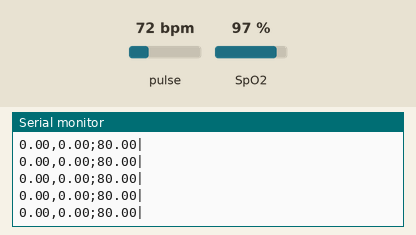
A sketch run on a simulated Arduino Uno, built with avr-gcc and run on an emulated ATmega328P. Shown: the last lines printed to the serial monitor. Inputs (shaded band) come from the test bench; at power-on: pulse 72 bpm, SpO2 97 %.

Above: at 1.2 s.
1.3 s: pulse set to 42 bpm
5.7 s: SpO2 set to 80 %
At 6.5 s:
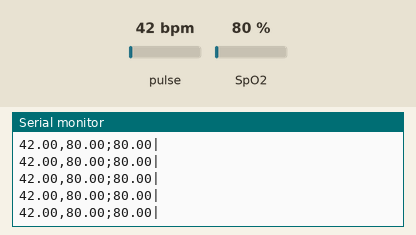
10.1 s: pulse set to 70 bpm
At 10.6 s:
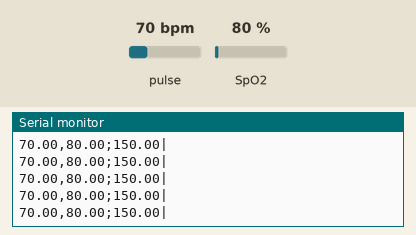
18.9 s: pulse set to 100 bpm
At 19.4 s:
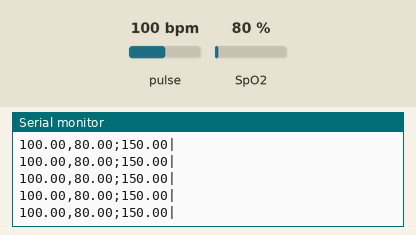
23.3 s: SpO2 set to 100 %
At 24.4 s:
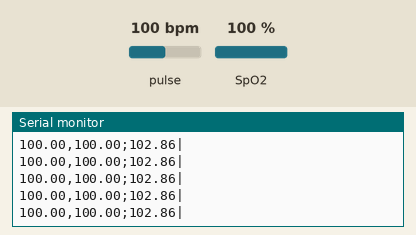
27.7 s: pulse set to 130 bpm
At 28.7 s:
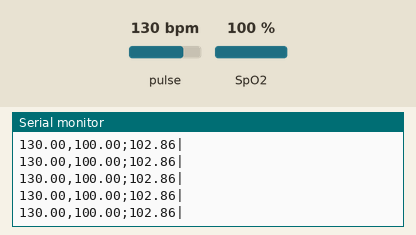
Timing chart, 0 to 30.7 s (numbered marks = the images above; inputs shaded):
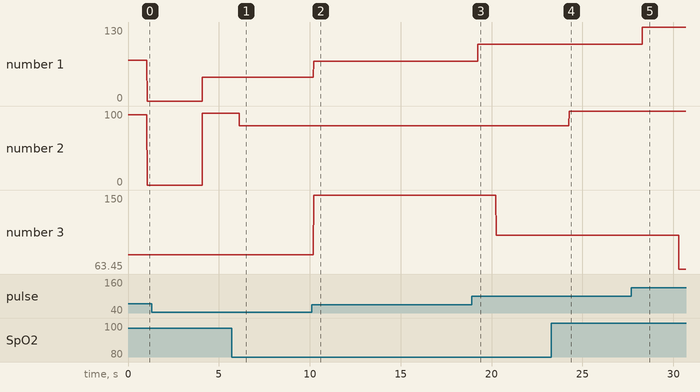

The sketch:

Nano_transmitter.ino
```cpp
//scientist BENIELS LAB
/* CREATED BY: HOW TO ELECTRONICS | MODIFIED BY: SCIENTIST BENIELS  LAB */

// #include <LiquidCrystal_I2C.h>
#include <Wire.h>
#include "MAX30100_PulseOximeter.h"
#include <SoftwareSerial.h>

// Define RX and TX pins
#define RX 10  // Pin 10 as RX
#define TX 11  // Pin 11 as TX

// Create a SoftwareSerial object
SoftwareSerial mySerial(RX, TX); // RX, TX

#define REPORTING_PERIOD_MS     1000
String data;

PulseOximeter pox;
uint32_t tsLastReport = 0;
float bpm=72.0;
float spo2=95.0;
float hrv=80.00;
float gap=1000.0;
float intervals[10]={0};
int intervalindex = 0;
void onBeatDetected()
{

  // Serial.println("Beat!!!");

}

void setup()
{
  Serial.begin(9600);
  mySerial.begin(9600);
  if (!pox.begin()) {
    // Serial.println("FAILED");
    for (;;);
  } else {
    // Serial.println("SUCCESS");
  }
  pox.setIRLedCurrent(MAX30100_LED_CURR_7_6MA);

  pox.setOnBeatDetectedCallback(onBeatDetected);
}

void loop()
{
  pox.update();
  if (millis() - tsLastReport > REPORTING_PERIOD_MS) {

    bpm=pox.getHeartRate();
    spo2=pox.getSpO2();
    if(bpm!=0) gap=60000/bpm;

    intervals[intervalindex]= gap;
    intervalindex = int((intervalindex + 1) % 10);

    if (intervalindex == 0) {
      hrv = calculateHRV();
      if(hrv > 200)
          hrv=150.00;
    }
    tsLastReport = millis();
  }
    Serial.print(bpm);
    Serial.print(",");
    Serial.print(spo2);
    Serial.print(";");
    Serial.print(hrv);
    Serial.println("|");

    // if (Serial.available() > 0) {
    // // Read the incoming data
    // data = Serial.readStringUntil('\n');
    // }
    // if(data[0]=='0')
    //   mySerial.print("Stable");
    // if(data[0]=='1')
    //   mySerial.print("Person in motion");
    // if(data[0]=='2')
    //   mySerial.print("Fall detected");
    // mySerial.print(":");
    mySerial.print(spo2);
    mySerial.print(":");
    mySerial.print(hrv);
    mySerial.print(":");

}
float calculateHRV() {
  float mean = 0;
  float variance = 0;

  // Calculate mean
  for (int i = 0; i < 10; i++) {
    mean += intervals[i];
  }
  mean /= 10;

  // Calculate variance
  for (int i = 0; i < 10; i++) {
    float diff = intervals[i] - mean;
    variance += diff * diff;
  }
  variance /= 10;

  // HRV is the square root of variance
  return sqrt(variance);
}
```

Measured:
- after the input at 5.7 s, the serial monitor: prints a new line after 0.43 s (image 1)
- after the input at 10.1 s, the serial monitor: prints a new line after 0.11 s (image 2)
- after the input at 18.9 s, the serial monitor: prints a new line after 0.35 s (image 3)
- after the input at 23.3 s, the serial monitor: prints a new line after 0.99 s (image 4)
- after the input at 27.7 s, the serial monitor: prints a new line after 0.60 s (image 5)
- plotted number 1: 0 → 42 after the input at 1.3 s, 42 → 70 after the input at 10.1 s, 70 → 100 after the input at 18.9 s, 100 → 130 after the input at 27.7 s
- plotted number 3: 80 → 150 after the input at 10.1 s, 150 → 102.86 after the input at 18.9 s, 102.86 → 63.45 after the input at 27.7 s
